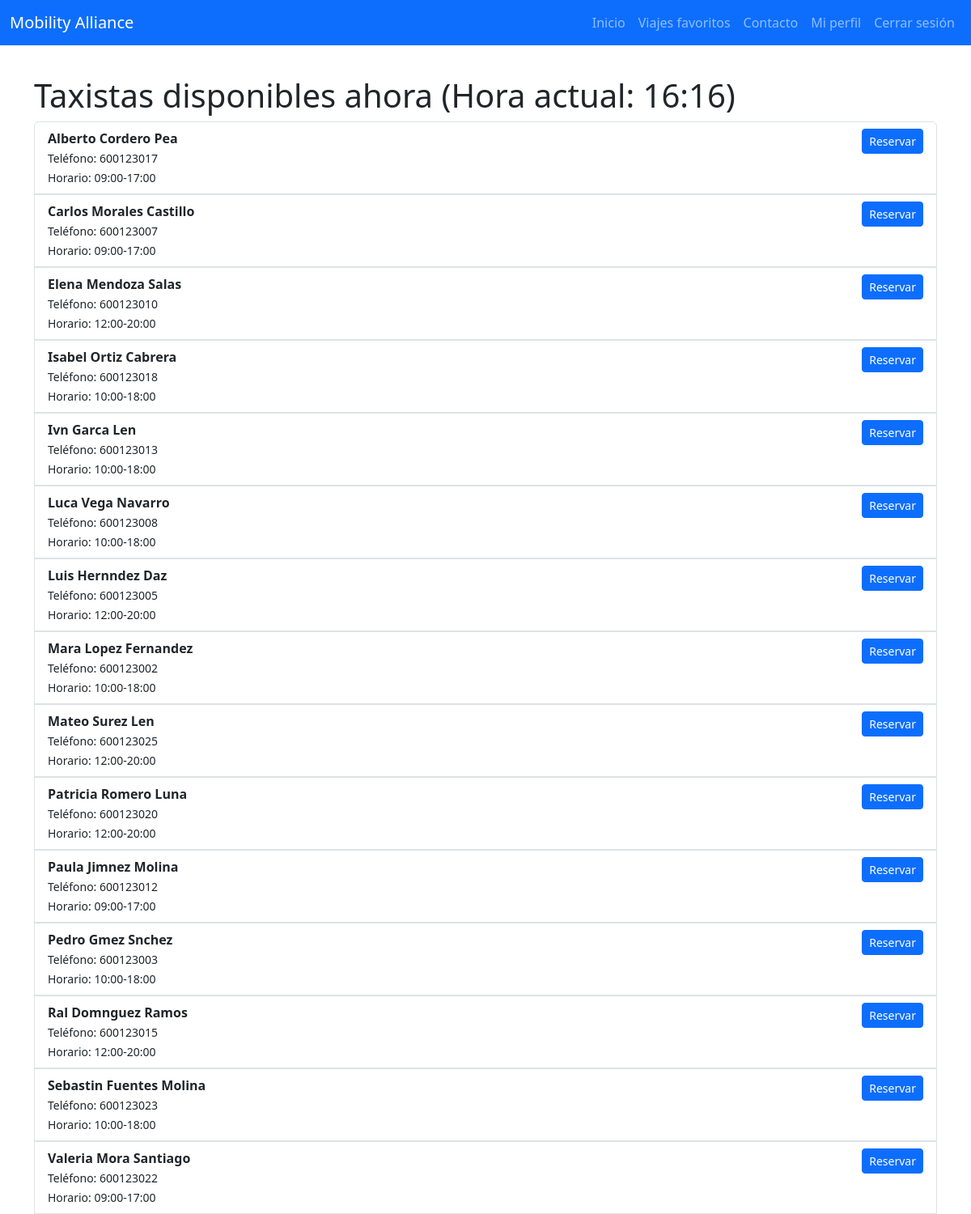
The page /principal/taxistas/index.php (signed in) on the database as committed earlier.
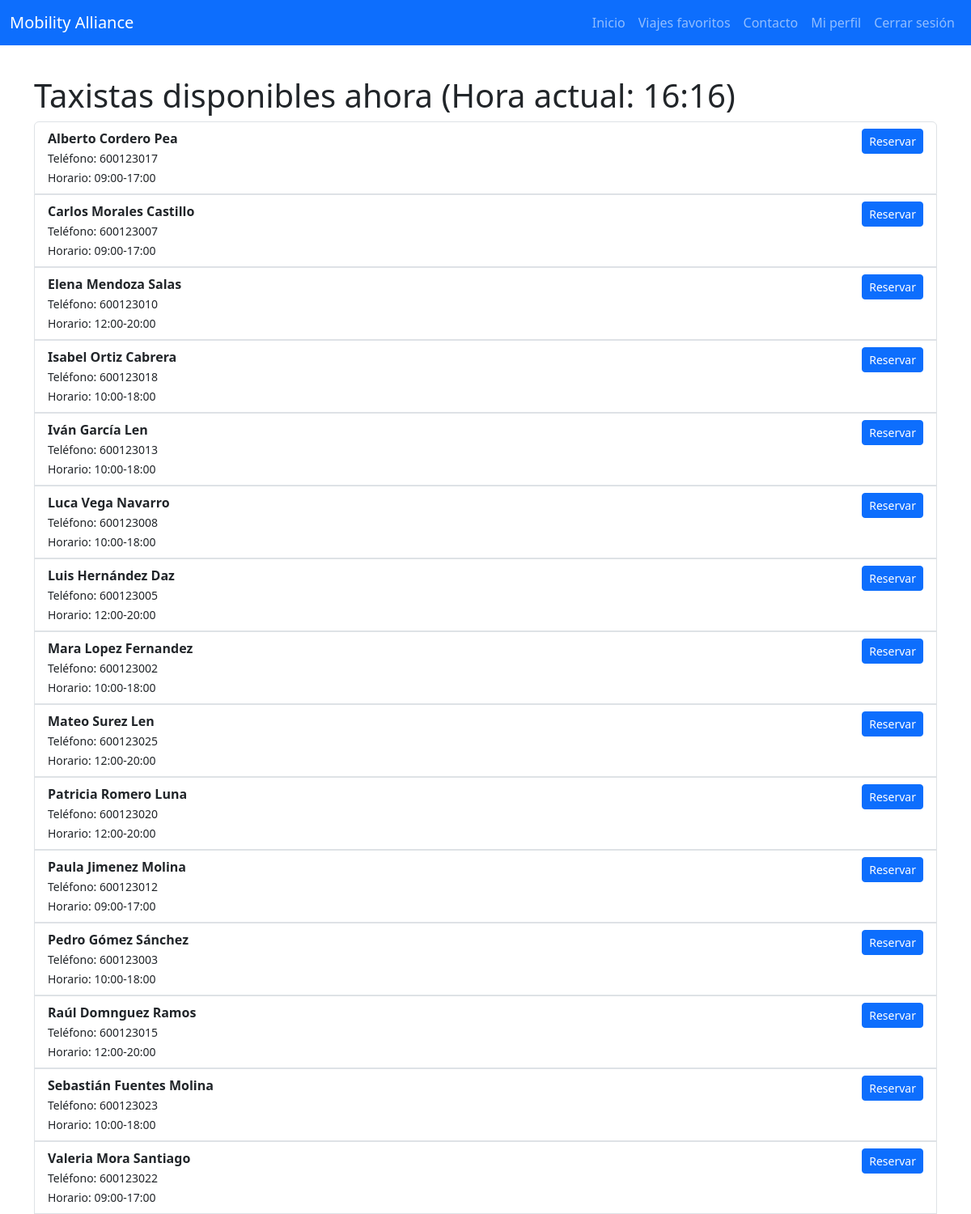
The same page on the database as committed later.
### tables this page shows
CREATE TABLE `taxistas` (
  `numero_licencia` varchar(50) NOT NULL,
  `nombre` varchar(50) NOT NULL,
  `apellidos` varchar(100) NOT NULL,
  `telefono` varchar(20) NOT NULL,
  `horario` varchar(50) NOT NULL
);

### principal/taxistas/index.php (the view, shortened to what this page needs)
<?php
require_once '../../db_pdo.php';
$hora_actual = date('H:i');
$stmt = $pdo->query("SELECT numero_licencia, nombre, apellidos, telefono, horario FROM taxistas ORDER BY nombre ASC, apellidos ASC");
$taxistas = $stmt->fetchAll(PDO::FETCH_ASSOC);
$taxistas_disponibles = array_filter($taxistas, function($taxista) use ($hora_actual) {
    list($inicio, $fin) = explode('-', $taxista['horario']);
    $hora_actual_min = intval(substr($hora_actual, 0, 2)) * 60 + intval(substr($hora_actual, 3, 2));
    $inicio_min = intval(substr($inicio, 0, 2)) * 60 + intval(substr($inicio, 3, 2));
    $fin_min = intval(substr($fin, 0, 2)) * 60 + intval(substr($fin, 3, 2));
    if ($fin_min < $inicio_min) {
        return ($hora_actual_min >= $inicio_min || $hora_actual_min <= $fin_min);
    } else {
        return ($hora_actual_min >= $inicio_min && $hora_actual_min <= $fin_min);
    }
});
?>
<!DOCTYPE html>
<html lang="es">
<head>
    <link href="../../bootstrap-5.3.8-dist/css/bootstrap.min.css" rel="stylesheet">
    <link href="../../css/paginas.css" rel="stylesheet">
</head>
<body>
<nav class="navbar navbar-expand-lg navbar-dark bg-primary fixed-top">
    <div class="container-fluid">
        <a class="navbar-brand" href="../index.php">Mobility Alliance</a>
        <div class="collapse navbar-collapse" id="navbarNav">
            <ul class="navbar-nav ms-auto">
                <li class="nav-item"><a class="nav-link" href="../index.php">Inicio</a></li>
                <li class="nav-item"><a class="nav-link" href="../viajes_favoritos/index.php">Viajes favoritos</a></li>
                <li class="nav-item"><a class="nav-link" href="../contactos/index.php">Contacto</a></li>
                <li class="nav-item"><a class="nav-link" href="../perfil/index.php">Mi perfil</a></li>
                <li class="nav-item"><a class="nav-link" href="../../login/logout.php">Cerrar sesión</a></li>
            </ul>
        </div>
    </div>
</nav>
<div class="container mt-4">
    <h1>Taxistas disponibles ahora (Hora actual: <?= $hora_actual ?>)</h1>
    <?php if (count($taxistas_disponibles) === 0): ?>
        <p>No hay taxistas disponibles en este momento.</p>
    <?php else: ?>
        <div class="list-group">
            <?php foreach ($taxistas_disponibles as $taxista): ?>
                <div class="list-group-item">
                    <div class="d-flex justify-content-between align-items-start">
                        <div>
                            <strong><?= htmlspecialchars($taxista['nombre'] . ' ' . $taxista['apellidos']) ?></strong><br>
                            <small>Teléfono: <?= htmlspecialchars($taxista['telefono']) ?></small><br>
                            <small>Horario: <?= htmlspecialchars($taxista['horario']) ?></small>
                        </div>
                        <button class="btn btn-primary btn-sm" data-bs-toggle="modal" data-bs-target="#modalReserva<?= htmlspecialchars($taxista['numero_licencia']) ?>">
                            Reservar
                        </button>
                    </div>
                </div>
            <?php endforeach; ?>
        </div>
    <?php endif; ?>
</div>
</body>
</html>

Rows that differ between the two databases and show on the page:
changed taxistas: nombre+apellidos "Ivn Garca Len" → "Iván García Len"
changed taxistas: nombre+apellidos "Luis Hernndez Daz" → "Luis Hernández Daz"
changed taxistas: nombre+apellidos "Paula Jimnez Molina" → "Paula Jimenez Molina"
changed taxistas: nombre+apellidos "Pedro Gmez Snchez" → "Pedro Gómez Sánchez"
changed taxistas: nombre+apellidos "Ral Domnguez Ramos" → "Raúl Domnguez Ramos"
changed taxistas: nombre+apellidos "Sebastin Fuentes Molina" → "Sebastián Fuentes Molina"
